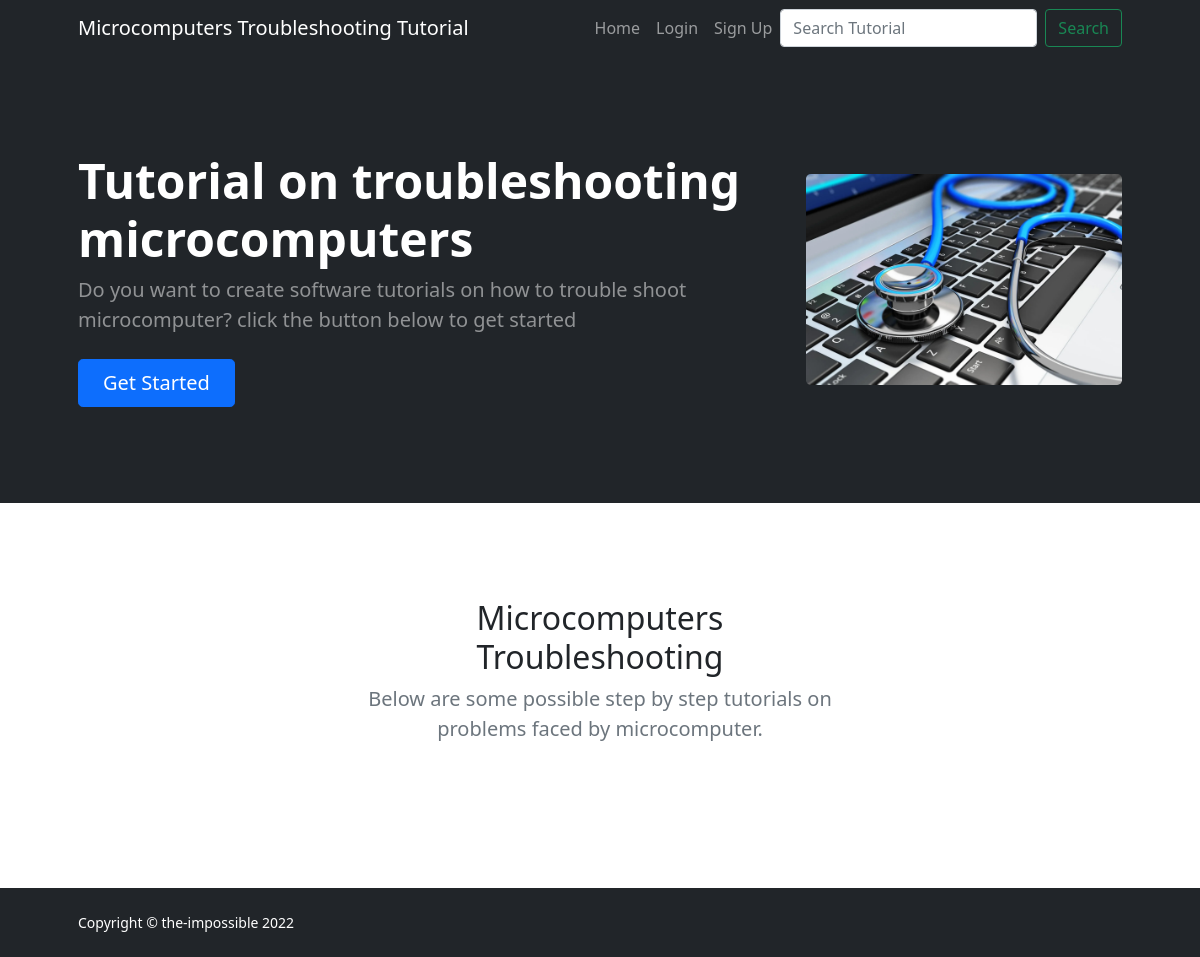
Before: / with the older database file.
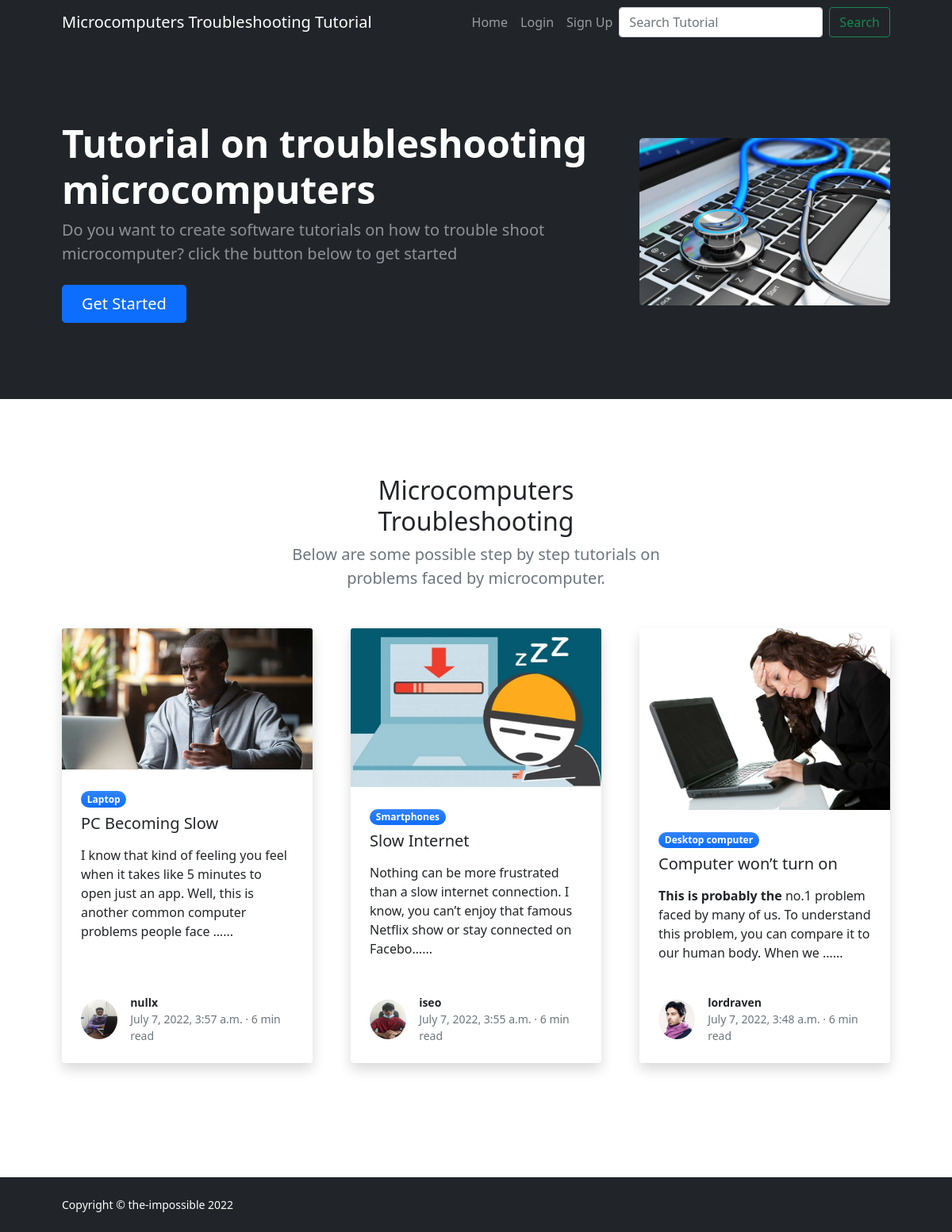
After: the same page with the newer database file.
### CST_cms/models.py (models this page shows, shortened)
class Post(models.Model):
    title = models.CharField(max_length=500)
    body = RichTextField()
    post_id = models.UUIDField(default=uuid.uuid4, primary_key=True, unique=True, editable=False)
    slug = models.SlugField(unique=True)
    image = models.ImageField(upload_to='images', blank=True, null=True)
    created = models.DateTimeField(auto_now_add=True)
    modified = models.DateTimeField(auto_now=True)
    category = models.ForeignKey('Category', on_delete=models.SET_NULL, blank=True, null=True)
    user = models.ForeignKey(UserProfile, on_delete=models.SET_NULL, blank=True, null=True)
    approval = models.BooleanField(default=False)

class Category(models.Model):
    title = models.CharField(max_length=100)
    category_id = models.UUIDField(default=uuid.uuid4, primary_key=True, unique=True, editable=False)
    slug = models.SlugField()
    def __str__(self):
        return self.title

### CST_users/models.py (models this page shows)
class UserProfile(models.Model):
    user = models.OneToOneField(User, on_delete=models.CASCADE)
    profession = models.CharField(max_length=200)
    picture = models.ImageField(upload_to='images', blank=True, null=True)
    about = models.TextField()
    profile_id = models.UUIDField(default=uuid.uuid4, primary_key=True, unique=True, editable=False)
    def __str__(self):
        return self.user.username

### CST_cms/views.py (the view)
# urls.py: path('', HomeView.as_view(), name='home'),
class HomeView(ListView):
    model = Post
    template_name = "cst/index.html"
    paginate_by = 3
    def get_queryset(self):
        return Post.objects.filter(approval=True).order_by('-created')

### Templates/cst/index.html (shortened to what this page needs)
{% extends "base.html" %}
{% load static %}
{% block head %}
    {% include "partials/head.html" %}
{% endblock %}
{% block content %}
<body class="d-flex flex-column h-100"></body>
{% block body %}
<main class="flex-shrink-0">
    {% include "partials/nav.html" %}
    <header class="bg-dark py-5">
        <div class="container px-5">
            <div class="row gx-5 align-items-center justify-content-center">
                <div class="col-lg-8 col-xl-8 col-xxl-8">
                    <div class="my-5 text-center text-xl-start">
                        <h1 class="display-5 fw-bolder text-white mb-2">Tutorial on troubleshooting microcomputers</h1>
                        <p class="lead fw-normal text-white-50 mb-4">Do you want to create software tutorials on how to trouble shoot microcomputer? click the button below to get started</p>
                        <div class="d-grid gap-3 d-sm-flex justify-content-sm-center justify-content-xl-start">
                            <a class="btn btn-primary btn-lg px-4 me-sm-3" href="{% url 'auth:register' %}">Get Started</a>
                        </div>
                    </div>
                </div>
                <div class="col-xl-4 col-xxl-4 d-none d-xl-block text-center"><img class="img-fluid rounded-3 my-5" src="{% static 'images/troubleshoot.jpg' %}" alt="..." /></div>
            </div>
        </div>
    </header>
    <section class="py-5">
        <div class="container px-5 my-5">
            <div class="row gx-5 justify-content-center">
                <div class="col-lg-8 col-xl-6">
                    <div class="text-center">
                        <h2>Microcomputers Troubleshooting</h2>
                        <p class="lead fw-normal text-muted mb-5">Below are some possible step by step tutorials on problems faced by microcomputer.</p>
                    </div>
                </div>
            </div>
            <div class="row gx-5">
                {% for post in object_list  %}
                <div class="col-lg-4 mb-5">
                    <div class="card h-100 shadow border-0">
                        <img class="card-img-top" src="{% if post.image.url != '' %} {{ post.image.url }} {% else %} {% static 'images/tutorial.png' %} {% endif %} " alt="..." />
                        <div class="card-body p-4">
                            <div class="badge bg-primary bg-gradient rounded-pill mb-2">{{ post.category }}</div>
                            <a class="text-decoration-none link-dark stretched-link" href="{% url 'cst:post_details' post.slug %}"><h5 class="card-title mb-3">{{ post.title }}</h5></a>
                            <p class="card-text mb-0">{{ post.body|safe|truncatechars:150 }}...</p>
                        </div>
                        <div class="card-footer p-4 pt-0 bg-transparent border-top-0">
                            <div class="d-flex align-items-end justify-content-between">
                                <div class="d-flex align-items-center">
                                    <img class="rounded-circle me-3" src="{% if post.user.picture.url != '' %} {{ post.user.picture.url }} {% else %} {% static 'images/tutorial.png' %} {% endif %}" width="50" height="50" alt="..." />
                                    <div class="small">
                                        <div class="fw-bold">{{ post.user }}</div>
                                        <div class="text-muted">{{ post.created }} &middot; 6 min read</div>
                                    </div>
                                </div>
                            </div>
                        </div>
                    </div>
                </div>
                {% endfor %}
            </div>
        </div>
    </section>
</main>
{% endblock %}
{% include "partials/footer.html" %}
</body>
{% endblock %}

Changed rows visible on the page:
now on this page (row edited): Post: image (picture), category "Laptop", title "PC Becoming Slow", body "I know that kind of feeling you feel when it takes like 5 minutes to open just an app. Well, this is another common computer problems people face …", user.picture (picture), user "nullx", created "July 7, 2022, 3:57 a.m."
now on this page (row edited): Post: image (picture), category "Smartphones", title "Slow Internet", body "Nothing can be more frustrated than a slow internet connection. I know, you can’t enjoy that famous Netflix show or stay connected on Facebo…", user.picture (picture), user "iseo", created "July 7, 2022, 3:55 a.m."
now on this page (row edited): Post: image (picture), category "Desktop computer", title "Computer won’t turn on", body "This is probably the no.1 problem faced by many of us. To understand this problem, you can compare it to our human body. When we …", user.picture (picture), user "lordraven", created "July 7, 2022, 3:48 a.m."
